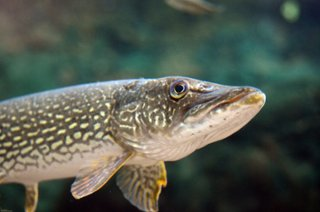
#> input picture test.jpg, 320 x 212 px; its folder holds only this picture in this run
$ python -i main.py   (imports and definitions only)
#> lines starting #> are read from the running program, lines starting #| are printed output that depends on the picture

##  imgTools
#   Toolbox for image manipulation
#   by: Kristo Jonsson
#   https://github.com/ThePikefish/imgTools


import tkinter as tk
from tkinter import StringVar, ttk, Button, Label, image_types, filedialog
from tkinter import messagebox
from tkinter.messagebox import showinfo
from PIL import Image, ImageTk, ImageFilter, ImageEnhance

# Settings
img = None
brightness_val = 50
contrast_val = 50
saturation_val = 50
sharpness_val = 0
sharpness_radius_val = 10
sharpness_threshold_val = 6
blur_val = 0
scale_length = 200
mirrored = False
rotate_val = False
quality_val = 95

scale_style = {
    "from_":        0,
    "to":           100,
    "length":       scale_length,
    "sliderlength": 20,
    "orient":       "horizontal",
    "fg":           "#A2A2A2",
    "bg":           "#454545",
    "troughcolor":  "#303030",
    "activebackground":"#A2A2A2",
    "highlightbackground":"#303030",
    "bd":           1,
    "relief":       "flat"
}


# Init tkinter window
# [3 lines not run here, left out]

style = ttk.Style()
# [1 line not run here, left out]

# Toolbar, statusbar, main
# [1 line that did not run here, left out]
# [1 line that did not run here, left out]
# [1 line that did not run here, left out]

# [3 lines not run here, left out]

# Left and right panes
# [1 line that did not run here, left out]
# [1 line that did not run here, left out]
# [2 lines not run here, left out]

# [1 line that did not run here, left out]
# [1 line not run here, left out]

# Image container
# [1 line that did not run here, left out]
# [1 line not run here, left out]

# Button style
button_style = ttk.Style()
# [3 lines not run here, left out]


# Update image
def update_image(img, save=False):
    global preview_img, contrast_val, brightness_val, sharpness_val, saturation_val, blur_val, sharpness_radius_val, sharpness_threshold_val, mirrored
    if img == None:
        return

    width, height = img.size
    # Apply values to image
    imgMod = ImageEnhance.Contrast(img).enhance(contrast_val/50)
    imgMod = ImageEnhance.Brightness(imgMod).enhance(brightness_val/50)
    sharpness = int((sharpness_val/50) * 100)
    sharpness_threshold_val = int(sharpness_threshold_val*(width/2200))
    imgMod = imgMod.filter(ImageFilter.UnsharpMask(radius=sharpness_radius_val*width/20000, percent=sharpness, threshold=sharpness_threshold_val))
    imgMod = ImageEnhance.Color(imgMod).enhance(saturation_val/50)
    imgMod = imgMod.filter(ImageFilter.GaussianBlur(blur_val*width/5000))
    if mirrored:
        imgMod = imgMod.transpose(Image.FLIP_LEFT_RIGHT)
    if rotate_val != 0:
        if rotate_val == 90:
            imgMod = imgMod.transpose(Image.ROTATE_90)
        if rotate_val == 180:
            imgMod = imgMod.transpose(Image.ROTATE_180)
        if rotate_val == 270:
            imgMod = imgMod.transpose(Image.ROTATE_270)

    # Apply to thumbnail or final
    if (save == False):
        preview_img = ImageTk.PhotoImage(imgMod)
        image_container.create_image(0, 0, image=preview_img, anchor="nw")
    else:
        return imgMod

# Open image
# [10 lines left out: function open_image, not called in this run]

# [1 line that did not run here, left out]
# [1 line not run here, left out]


# Save image
# [10 lines left out: function save_image, not called in this run]

# [1 line that did not run here, left out]
# [1 line not run here, left out]

# Brightness
# [54 lines left out: functions change_brightness, change_contrast, change_saturation, change_sharpness, change_sharpness_radius, change_sharpness_threshold and 1 more, not called in this run]

# Quality
def change_quality(var):
    global quality_val
    quality_val = int(var)

# Mirror
# [19 lines left out: functions mirror, rotate, not called in this run]

# Tool buttons
# [1 line that did not run here, left out]
# [1 line not run here, left out]

# [1 line that did not run here, left out]
# [1 line not run here, left out]

# Sliders
vbrightness = tk.IntVar()
# [1 line that did not run here, left out]
# [2 lines not run here, left out]

vcontrast = tk.IntVar()
# [1 line that did not run here, left out]
# [2 lines not run here, left out]

vsaturation = tk.IntVar()
# [1 line that did not run here, left out]
# [2 lines not run here, left out]

vsharpness = tk.IntVar()
# [1 line that did not run here, left out]
# [2 lines not run here, left out]

vsharpness_radius = tk.IntVar()
# [1 line that did not run here, left out]
# [2 lines not run here, left out]

vsharpness_threshold = tk.IntVar()
# [1 line that did not run here, left out]
# [2 lines not run here, left out]

vblur = tk.IntVar()
# [1 line that did not run here, left out]
# [2 lines not run here, left out]

vquality = tk.IntVar()
# [1 line that did not run here, left out]
# [5 lines not run here, left out]

>>> import cv2
>>> picture = cv2.imread('test.jpg', cv2.IMREAD_GRAYSCALE)
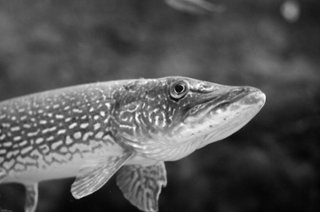
#> picture: shape (212, 320); min 0, max 255, mean 85.3
>>> result = update_image(picture)
#> (the run stopped early here; a loop or call above may not have finished)
